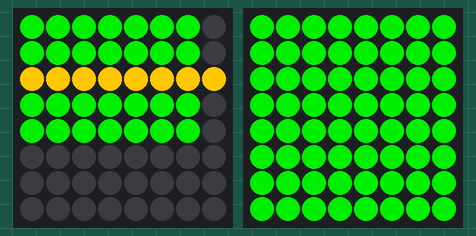
The program below on a simulated Raspberry Pi (BCM pin numbers). Shown: 2 × 8×8 RGB LED matrix. The clock reads 2024-03-15 10:24:30 at power-on unless the program sets it; library files of the repository ran but are not shown: Adafruit_7Segment.py, Adafruit_8x8.py, Adafruit_BMP085.py; what the program prints to the terminal is not drawn.

Above: at 0.2 s.
At 5.2 s:
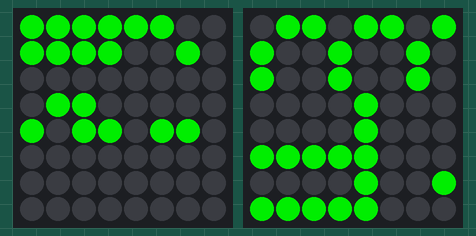
At 10.3 s:
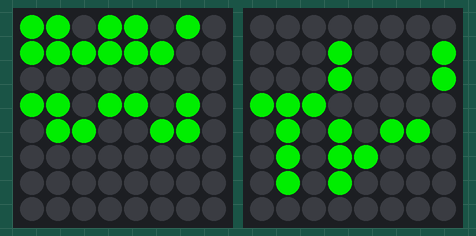
At 15.3 s:
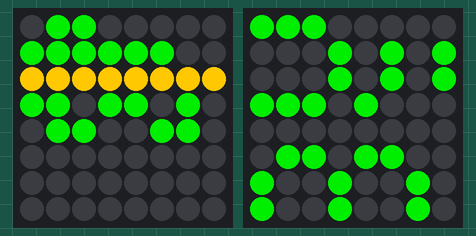

The program:

dht22_clock_date.py
```python
#!/usr/bin/env python

import subprocess
import re
import sys
import time
import datetime

from time import sleep
import datetime

from Adafruit_7Segment import SevenSegment
from Adafruit_8x8 import EightByEight, ColorEightByEight
from Adafruit_BMP085 import BMP085

#
#	Bitmaps used for displaying units
#
date_bmp = [
	0B10110110,
	0B01001001,
	0B01001001,
	0B00000100,
	0B00000100,
	0B01111100,
	0B10000100,
	0B01111100
]

year_bmp = [
	0B00000000,
	0B10001000,
	0B10001000,
	0B01110000,
	0B00101011,
	0B00101100,
	0B00101000,
	0B00000000
]

hpa_bmp = [
	0B10001110,
	0B10001001,
	0B11101110,
	0B10101000,
	0B00000100,
	0B00001010,
	0B00011111,
	0B00010001
]

celsius_bmp = [
	0B00000000,
	0B00111100,
	0B01000010,
	0B10000000,
	0B10000000,
	0B01000010,
	0B00111100,
	0B00000000
]

fahrenheit_bmp = [
	0B00000000,
	0B11111100,
	0B10000000,
	0B10000000,
	0B11110000,
	0B10000000,
	0B10000000,
	0B00000000
]

meters_bmp = [
	0B00000000,
	0B00000000,
	0B00000000,
	0B00000000,
	0B11101110,
	0B10111010,
	0B10010010,
	0B10000010
]

am_bmp = [
	0B01110000,
	0B10001010,
	0B10001010,
	0B01110100,
	0B00000000,
	0B00110110,
	0B01001001,
	0B01001001
]

pm_bmp = [
	0B11111100,
	0B10000010,
	0B10000010,
	0B11111100,
	0B10000000,
	0B10110110,
	0B01001001,
	0B01001001
]

percent_bmp = [
	0B01000011,
	0B10100110,
	0B01001100,
	0B00011000,
	0B00110000,
	0B01100010,
	0B11000101,
	0B10000010
]

allon_bmp = [
	0B11111111,
	0B11111111,
	0B11111111,
	0B11111111,
	0B11111111,
	0B11111111,
	0B11111111,
	0B11111111
]

#
# Draw a bit map (BMP) graphic
#
def drawBitMap (display, bMap, color=1):
	display.clear()

	for y in range(8):
		for x in range(7, -1, -1):
			if (bMap[y] & (2 ** x)):
				display.setPixel(7 - x, y, color)

#
# Draw a bit map (BMP) graphic mirrored
#
def drawBitMapMirrored (display, bMap, color=1):
	display.clear()

	for y in range(8):
		for x in range(8):
			if (bMap[y] & (2 ** x)):
				display.setPixel(x, y, color)

#
#	Write a floating point value to the 7-Segment display
#
def writeFloat (display, value, decimal=2, noblank=False):
	digitCount = 0
	decimalPoint = False

	temp = int(value / 100)

	#	Set first digit of integer portion
	if noblank or (temp > 9):
		decimalPoint = ((digitCount + 1) == decimal)
		display.writeDigit(0, int(temp / 10), decimalPoint)		# Tens
	else:
		display.clear()

	#	Set the second digit of the integer portion
	digitCount += 1
	decimalPoint = ((digitCount + 1) == decimal)

	display.writeDigit(1, temp % 10, decimalPoint)				# Ones

	#	Set the first digit of the decimal portion
	temp = value % 100
	digitCount += 1
	decimalPoint = ((digitCount + 1) == decimal)

	display.writeDigit(3, int(temp / 10), decimalPoint)			# Tens

	#	Set the second digit of the decimal portion
	digitCount += 1
	decimalPoint = ((digitCount + 1) == decimal)

	display.writeDigit(4, temp % 10, decimalPoint)				# Ones

#
# ======================================================================================================
# Clock using the DS1307 RTC, 7-segment and matrix 8x8 displays, and 10DOF IMU for temperature readings
# ======================================================================================================
#
#	Green 4 digit 7-Segment Display at address 0x70
sevenSeg = SevenSegment(address=0x70)

#	Green Mini Matrix 8x8 Display at address 0x73
matrix8x8 = EightByEight(address=0x73)

#	Bi-Color Matrix 8x8 Display at address 0x73
#bicolor8x8 = ColorEightByEight(address=0x73)

#	Don't have to change the rotation for the mini 8x8 matrix displays
#matrix8x8.setRotation(3)
#bicolor8x8.setRotation(3)

print "Press CTRL+C to exit"

#	Display test
writeFloat(sevenSeg, 8888, 0, False)
sevenSeg.setColon(True)
drawBitMap(matrix8x8, allon_bmp)
sleep(5)

sevenSeg.setColon(False)

#
#	Settings variables that control the loops and frequency of displays
#
maxSeconds = 45
dateFreq = 15.0
loopCount = 0
displayColor = 3

#
#	Flag variables that cause various things to be displayed when there are changes.
#
displayAmPm = None
displayCleared = None
amTime = None
lastYear = None
lastDate = None
lastMinute = None
lastHour = None

#
#	Continually update the time on a 4 digit 7-segment display
#
while (True):
	now = datetime.datetime.now()

	month = now.month
	day = now.day
	year = now.year

	date = (month * 100) + day

	displayDate = (loopCount / dateFreq) == int(loopCount / dateFreq)

	if displayDate or (lastDate != date):
		writeFloat(sevenSeg, date, 0, True)
		drawBitMap(matrix8x8, date_bmp)
#		drawBitMap(bicolor8x8, date_bmp)

		sleep(5)
		maxSeconds -= 5

	if (lastYear != year):
		writeFloat(sevenSeg, year, 0, True)
		drawBitMap(matrix8x8, year_bmp)
#		drawBitMap(bicolor8x8, year_bmp)

		sleep(5)
		maxSeconds -= 5

	count = 0

	while (count < maxSeconds):
		hour = now.hour

		lastAmTime = amTime

		if hour > 11:
			hour = hour - 12
			amTime = False
		else:
			amTime = True

		if hour == 0:
			hour = 12

		minute = now.minute
		second = now.second

		#	Turn colon on
		sevenSeg.setColon(True)

		if displayCleared or (lastHour != hour):
			#	Set hours
			if hour > 9:
				sevenSeg.writeDigit(0, int(hour / 10))	# Tens
			else:
				#	Clear the 7 segment display
				sevenSeg.clear()
				displayCleared = True

			sevenSeg.writeDigit(1, hour % 10)			# Ones

		#	Only display if minute has changed or display was cleared
		if displayCleared or (lastMinute != minute):
			#	Set minutes
			sevenSeg.writeDigit(3, int(minute / 10))	# Tens
			sevenSeg.writeDigit(4, minute % 10)			# Ones

		#	Only display if time has changed from AM to PM or PM to AM, or the display was cleared
		if displayCleared or (lastAmTime != amTime):
			#	Display the am / pm indicator
			if amTime:
				drawBitMap(matrix8x8, am_bmp)
#				drawBitMap(bicolor8x8, am_bmp, displayColor)
			else:
				drawBitMap(matrix8x8, pm_bmp)
#				drawBitMap(bicolor8x8, pm_bmp, displayColor)

		#	Wait one second
		sleep(1)

		#	Count seconds
		count += 1

		lastHour = hour
		lastMinute = minute

		displayCleared = False

		#	Turn colon off
		sevenSeg.setColon(False)
		#	End of while(count < countLimit)

	#	Turn colon off
	sevenSeg.setColon(False)

	# Run the DHT program to get the humidity and temperature readings!
	output = subprocess.check_output(["./Adafruit_DHT", "2302", "4"]);

	matches = re.search("Temp =\s+([0-9.]+)", output)

	if (not matches):
		time.sleep(3)
		continue

	#	Get the temperatures
	celsius = float(matches.group(1))
	fahrenheit = (celsius * 1.8) + 32

	#	Search for humidity printout
	matches = re.search("Hum =\s+([0-9.]+)", output)

	if (not matches):
		time.sleep(3)
		continue

	#	Get the humidity
	humidity = float(matches.group(1))

	print ("Temperature: " + str(celsius) + " C")
	print ("Temperature: " + str(fahrenheit) + " F")
	print ("Humidity:    " + str(humidity) + " %")
	print ("")

	#	Display the Celsius temperature
	celsius = int(celsius * 100)

	#	Display the Fahrenheit temperature
	fahrenheit = int(fahrenheit * 100)

	writeFloat(sevenSeg, fahrenheit, 2)
	drawBitMap(matrix8x8, fahrenheit_bmp)
#	drawBitMap(bicolor8x8, f_bmp, displayColor)
	sleep(7)

	writeFloat(sevenSeg, celsius, 2)
	drawBitMap(matrix8x8, celsius_bmp)
#	drawBitMap(bicolor8x8, c_bmp, displayColor)
	sleep(7)

	humidity = int(humidity * 100)

	writeFloat(sevenSeg, humidity, 2)
	drawBitMap(matrix8x8, percent_bmp)
	sleep(7)

	maxSeconds = 45
	lastDate = date
	lastYear = year

	displayCleared = True
	displaydate = False

	loopCount += 1

	if (loopCount > 65000):
		loopCount = 0
	#	End of while(True)
```

Measured:
- what the display in image 1 shows lasts 5.0 s, from 5.2 s to 10.2 s
